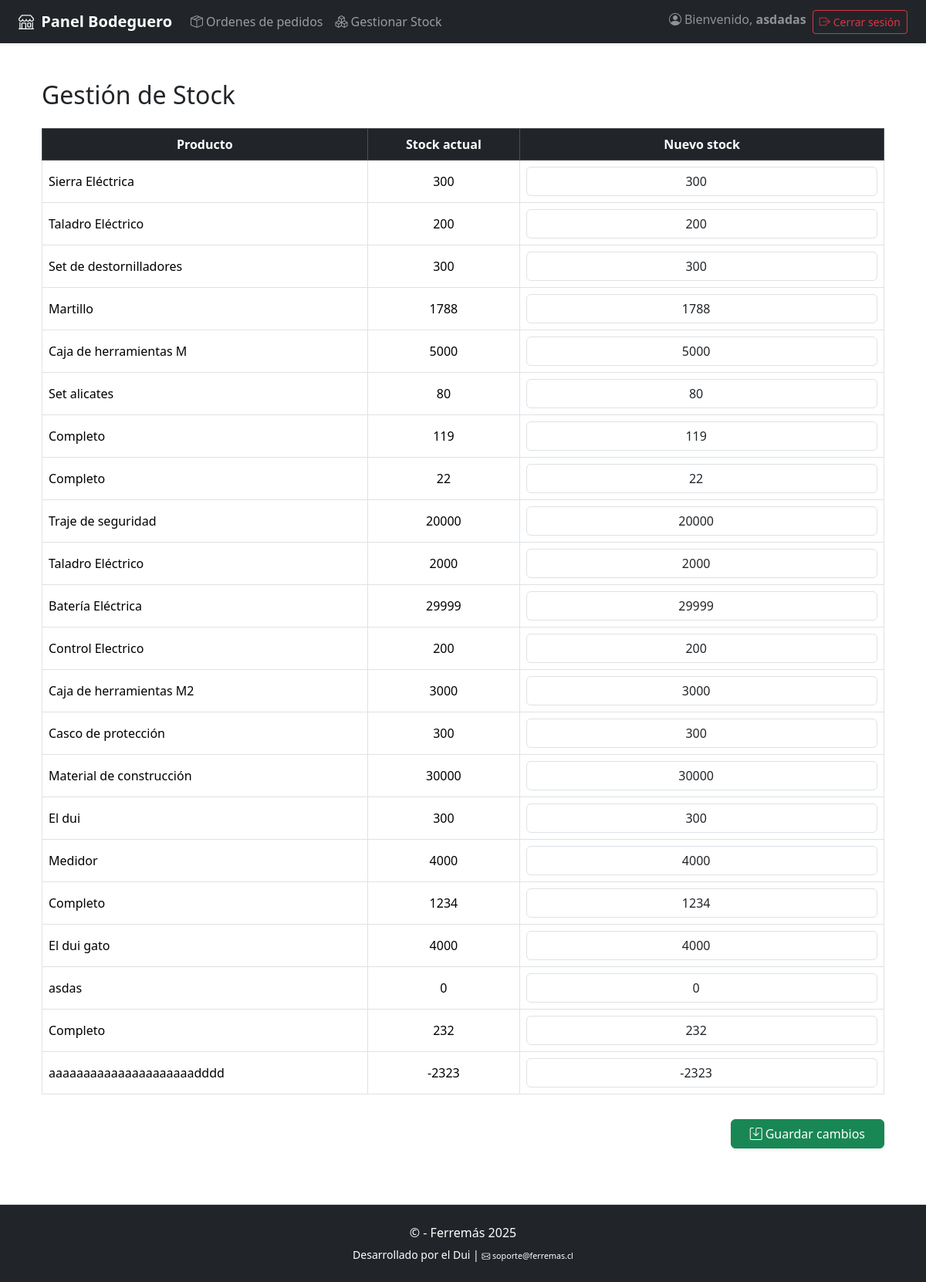
Screenshot of /bodegueroapp/gestionar_stock/ (signed in) with the database file from the repository.
### tienda/models.py (models this page shows, shortened)
class Producto(models.Model):
    CATEGORIAS = [
        ('herramientas', 'Herramientas'),
        ('herramientas_electricas', 'Herramientas Eléctricas'),
        ('herramientas_manuales', 'Herramientas Manuales'),
        ('materiales', 'Materiales'),
        ('accesorios', 'Accesorios'),
        ('pinturas', 'Pinturas'),
        ('electricidad', 'Electricidad'),
        ('inalambricas', 'Inalámbricas'),
        ('medicion', 'Medición'),
    ]
    nombre = models.CharField(max_length=255)
    descripcion = models.TextField()
    categoria = models.CharField(max_length=100, choices=CATEGORIAS)
    stock = models.IntegerField()
    imagen = models.ImageField(upload_to='static/productos/')
    activo = models.BooleanField(default=True)

### bodegueroapp/views.py (the view, shortened to what this page needs)
# urls.py: path('gestionar_stock/', views.gestionar_stock_productos, name='gestionar_stock_productos'),
@login_required
@user_passes_test(es_bodeguero)
def gestionar_stock_productos(request):
    productos = Producto.objects.all()
    return render(request, 'bodegueroapp/gestionar_stock.html', {'productos': productos})

### tienda/context_processors.py (called while the page is built, shortened)
def carrito_context(request):
    carrito = request.session.get('carrito', {})
    items = []
    total = 0
    return {
        'carrito_items': items,
        'carrito_total': total
    }

### bodegueroapp/templates/bodegueroapp/gestionar_stock.html (shortened to what this page needs)
{% extends 'base_bodeguero.html' %}
{% load static %}
{% block content %}
<div class="container py-4">
    <h2 class="seccion-titulo mb-4">Gestión de Stock</h2>
    <form method="POST">
        <div class="table-responsive">
            <table class="table table-bordered table-hover align-middle">
                <thead class="table-dark text-center">
                    <tr>
                        <th>Producto</th>
                        <th>Stock actual</th>
                        <th>Nuevo stock</th>
                    </tr>
                </thead>
                <tbody>
                    {% for producto in productos %}
                    <tr>
                        <td>{{ producto.nombre }}</td>
                        <td class="text-center">{{ producto.stock }}</td>
                        <td class="text-center">
                            <input type="number" name="stock_{{ producto.id }}" value="{{ producto.stock }}" min="0"
                                class="form-control text-center">
                        </td>
                    </tr>
                    {% endfor %}
                </tbody>
            </table>
        </div>
        <div class="text-end mt-3">
            <button type="submit" class="btn btn-success px-4 shadow-sm">
                <i class="bi bi-save me-1"></i>Guardar cambios
            </button>
        </div>
    </form>
</div>
{% endblock %}

### bodegueroapp/templates/base_bodeguero.html (shortened to what this page needs)
{% load static %}
<!DOCTYPE html>
<html lang="es"></html>
<head>
    <link rel="stylesheet" href="https://cdn.jsdelivr.net/npm/bootstrap@5.3.2/dist/css/bootstrap.min.css">
    <link rel="stylesheet" href="https://cdn.jsdelivr.net/npm/bootstrap-icons@1.10.5/font/bootstrap-icons.css">
    <link rel="stylesheet" href="{% static 'css/style_bodegueroapp.css' %}">
</head>
<body>
    <nav class="navbar navbar-expand-lg navbar-dark bg-dark px-4 mb-4 shadow-sm">
    <a class="navbar-brand fw-bold" href="{% url 'home' %}">
        <i class="bi bi-shop me-1"></i> Panel Bodeguero
    </a>
    <div class="collapse navbar-collapse">
        <ul class="navbar-nav me-auto">
            <li class="nav-item">
                <a class="nav-link {% if request.resolver_match.url_name == 'ordenes' %}active fw-bold text-warning{% endif %}"
                    href="{% url 'pedidos_para_despacho' %}">
                    <i class="bi bi-box-seam me-1"></i>Ordenes de pedidos
                </a>
            </li>
            <li class="nav-item">
                <a class="nav-link {% if request.resolver_match.url_name == 'gestionar_stock' %}active fw-bold text-warning{% endif %}"
                    href="{% url 'gestionar_stock_productos' %}">
                    <i class="bi bi-boxes me-1"></i>Gestionar Stock
                </a>
            </li>
        </ul>
        <ul class="navbar-nav">
            {% if request.user.is_authenticated %}
                <li class="nav-item me-2">
                    <span class="navbar-text text-white-50">
                        <i class="bi bi-person-circle me-1"></i>Bienvenido, <strong>{{ request.user.username }}</strong>
                    </span>
                </li>
                <li class="nav-item">
                    <a href="{% url 'logout' %}" class="btn btn-sm btn-outline-danger">
                        <i class="bi bi-box-arrow-right me-1"></i>Cerrar sesión
                    </a>
                </li>
            {% endif %}
        </ul>
    </div>
</nav>
<main class="container mb-5">
    {% block content %}{% endblock %}
</main>
<footer class="bg-dark text-white text-center py-4 mt-5 border-top shadow-sm">
    <div class="container">
        <p class="mb-1">&copy; {{ year }} - Ferremás 2025</p>
        <small>Desarrollado por el Dui | <small><small><i class="bi bi-envelope"></i> soporte@ferremas.cl</small>
</small>
    </div>
</footer>
<body>
<html>

### static/css/style_bodegueroapp.css (style rules this page uses)
.text-end { text-align: right !important; }

### rows the page displays
Producto: nombre "Sierra Eléctrica", stock "300"
Producto: nombre "Taladro Eléctrico", stock "200"
Producto: nombre "Set de destornilladores", stock "300"
Producto: nombre "Martillo", stock "1788"
Producto: nombre "Caja de herramientas M", stock "5000"
Producto: nombre "Set alicates", stock "80"
Producto: nombre "Completo", stock "119"
Producto: nombre "Completo", stock "22"
Producto: nombre "Traje de seguridad", stock "20000"
Producto: nombre "Taladro Eléctrico", stock "2000"
Producto: nombre "Batería Eléctrica", stock "29999"
Producto: nombre "Control Electrico", stock "200"
Producto: nombre "Caja de herramientas M2", stock "3000"
Producto: nombre "Casco de protección", stock "300"
Producto: nombre "Material de construcción", stock "30000"
Producto: nombre "El dui", stock "300"
Producto: nombre "Medidor", stock "4000"
Producto: nombre "Completo", stock "1234"
Producto: nombre "El dui gato", stock "4000"
Producto: nombre "asdas", stock "0"
Producto: nombre "Completo", stock "232"
Producto: nombre "aaaaaaaaaaaaaaaaaaaaadddd", stock "-2323"

### other values shown
{{ request.user.username }} "asdadas"
